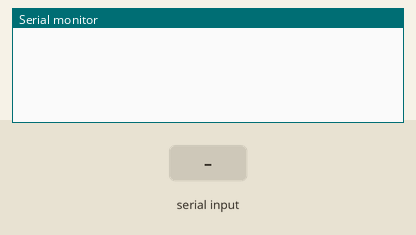
The sketch below on a simulated Arduino Leonardo, built with avr-gcc and run on an emulated ATmega32U4. On the bench: the last lines printed to the serial monitor. The inputs (shaded band) are chosen by the test bench. USB keyboard and mouse output is not drawn.

Above: at 1.2 s.
1.3 s: "1" received over Serial
At 3.4 s:
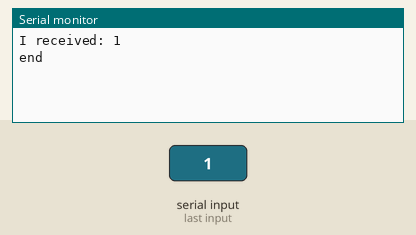
3.8 s: "0" received over Serial
At 5.2 s:
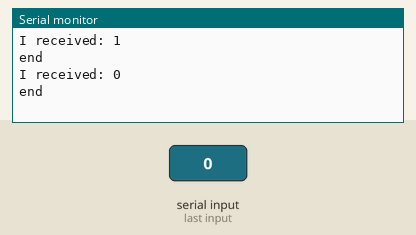
5.3 s: "2" received over Serial
At 7.6 s:
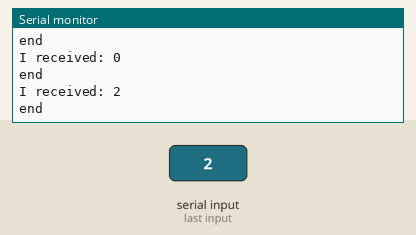

Measured:
- after the input at 1.3 s, the serial monitor: prints a new line after 1.0 s (image 1)
- after the input at 3.8 s, the serial monitor: prints a new line after 1.0 s (image 2)
- after the input at 5.3 s, the serial monitor: prints a new line after 1.0 s (image 3)

The sketch:

KeyboardLogoutExample.ino
```cpp
String incomingString = ""; // for incoming serial data
#include "Keyboard.h"

void setup() {
    Serial.begin(9600); // opens serial port, sets data rate to 9600 bps
    Keyboard.begin();
}
// 'a''\n'
// 'a'
void loop() {
  if (Serial.available() > 0) {
    incomingString = Serial.readString();

    Serial.print("I received: ");
    Serial.println(incomingString);
    if(incomingString != "" && incomingString.length() > 0){
      for(int i = 0; i < incomingString.length(); i++){
        Keyboard.press(incomingString.substring(0, incomingString.length()-1)[i]);
        Keyboard.releaseAll();
      }
        Serial.println("end");
    }
    incomingString = "";
  }
}
```
